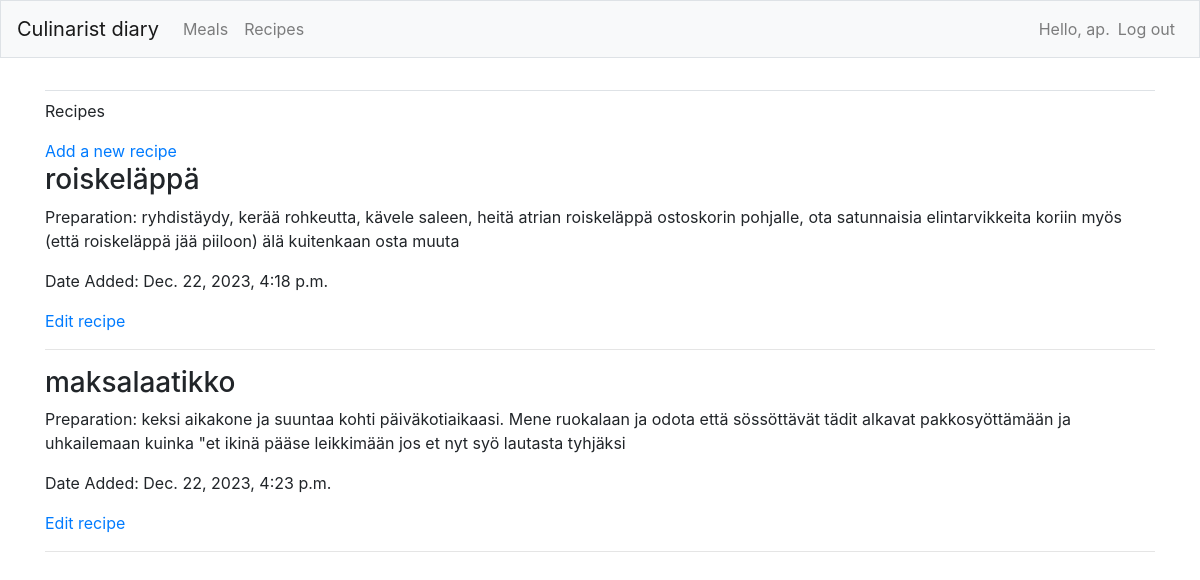
/meals/recipes (signed in), run on the app's committed database.
### culinarists/models.py (models this page shows, shortened)
class Recipe(models.Model):
    meal = models.OneToOneField(Meal, on_delete=models.CASCADE)
    preparation = models.TextField()
    date_added = models.DateTimeField(auto_now_add=True)

class Meal(models.Model):
    name = models.CharField(max_length=400)
    allergens = models.CharField(max_length=400)
    date_added = models.DateTimeField(auto_now_add=True)
    owner = models.ForeignKey(User, on_delete=models.CASCADE, null=True, blank=True)

### culinarists/views.py (the view)
# urls.py: path('meals/recipes', views.recipes, name='recipes'),
@login_required
def recipes(request):
    recipes = Recipe.objects.order_by('date_added')
    context = {'recipes': recipes}
    return render(request, 'culinarists/recipes.html', context)

### culinarists/templates/culinarists/recipes.html
{% extends 'culinarists/base.html' %}
{% block content %}
    <p>Recipes</p>
    <a href="{% url 'culinarists:new_recipe' %}">Add a new recipe</a>
    {% for recipe in recipes %}
            <h3>{{ recipe.meal.name }}</h3>
            <p>Preparation: {{ recipe.preparation }}</p>
            <p>Date Added: {{ recipe.date_added }}</p>
            <a href="{% url 'culinarists:edit_recipe' recipe_id=recipe.id %}">Edit recipe</a>
        <hr>
    {% endfor %}
{% endblock %}

### culinarists/templates/culinarists/base.html (shortened to what this page needs)
{% load bootstrap4 %}
<!doctype html>
<html lang="en">
<head>
    {% bootstrap_css %}
</head>
<body>
<nav class="navbar navbar-expand-md navbar-light bg-light mb-4 border">
<a class="navbar-brand" href="{% url 'culinarists:index'%}">
        Culinarist diary</a>
        <div class="collapse navbar-collapse" id="navbarCollapse">
        <ul class="navbar-nav mr-auto">
            <li class="nav-item">
            <a class="nav-link" href="{% url 'culinarists:meals'%}">
         Meals</a></li>
         <li class="nav-item">
            <a class="nav-link" href="{% url 'culinarists:recipes'%}">Recipes</a>
         </li>
        </ul>
        <ul class="navbar-nav ml-auto">
            {% if user.is_authenticated %}
        <li class="nav-item">
            <span class="navbar-text">Hello, {{ user.username }}.</span>
        </li>
<li class="nav-item">
        <a class="nav-link" href="{% url 'users:logout' %}">Log out</a>
    </li>
    {% else %}
        <li class="nav-item">
            <a class="nav-link" href="{% url 'users:register' %}">Register</a>
        </li>
        <li class="nav-item">
            <a class="nav-link" href="{% url 'users:login' %}">Log in</a></li>
    {% endif %}
    </ul>
        </div>
</nav>
<main role="main" class="container">
        <div class="pb-2 mb-2 border-bottom">
        </div>
        <div>
    {% block content %}{% endblock content %}
        </div>
    </main>
</body>
</html>

### data on the page
Recipe: meal.name "roiskeläppä", preparation "ryhdistäydy, kerää rohkeutta, kävele saleen, heitä atrian roiskeläppä ostoskorin pohjalle, ota satunnaisia elintarvikkeita koriin myös (että roiskeläppä jää piiloon) älä kuitenkaan osta muuta", date_added "Dec. 22, 2023, 4:18 p.m."
Recipe: meal.name "maksalaatikko", preparation "keksi aikakone ja suuntaa kohti päiväkotiaikaasi. Mene ruokalaan ja odota että sössöttävät tädit alkavat pakkosyöttämään ja uhkailemaan kuinka \"et ikinä pääse leikkimään jos et nyt syö lautasta tyhjäksi", date_added "Dec. 22, 2023, 4:23 p.m."

### other printed values
{{ user.username }} "ap"
